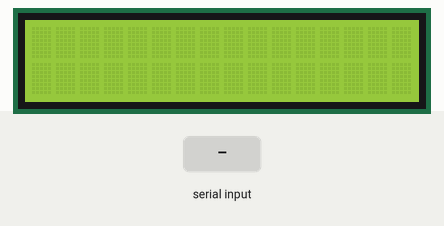
Simulated run of this sketch. Board: Arduino Uno, built with avr-gcc and run on an emulated ATmega328P. On the bench: 16×2 character LCD. The inputs (shaded band) are chosen by the test bench.

Above: at 1.2 s.
1.3 s: " \n" received over Serial
At 2.5 s:
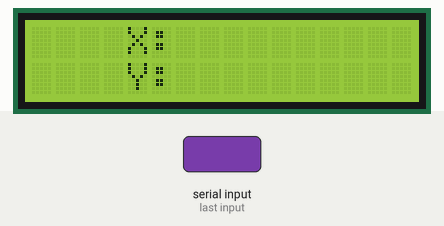
2.9 s: "1\n" received over Serial
At 3.8 s:
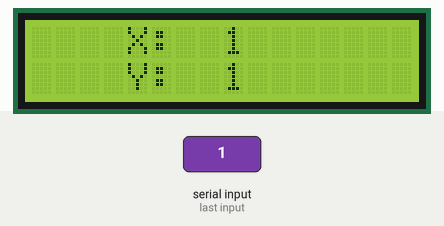
Timing chart, 0 to 5.9 s (numbered marks = the images above; inputs shaded):
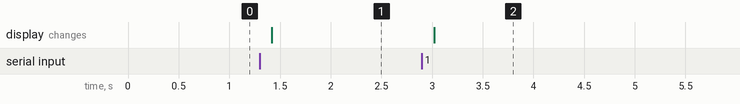

The sketch:

LCD_2x16.ino
```cpp
#include  <Wire.h>
#include  <LiquidCrystal_I2C.h>

LiquidCrystal_I2C lcd(0x27,16,2);  // set the LCD address to 0x27 for a 16 chars and 2 line display

void setup()
{
  lcd.init();                      // initialize the lcd
  lcd.backlight();
  Serial.begin(9600);
}

void loop()
{
  // when characters arrive over the serial port...
  if (Serial.available()) {

    // wait a bit for the entire message to arrive
    delay(100);


    // clear the screen
    lcd.clear();
    // read all the available characters
    String line = "";
    while (Serial.available() > 0) {
      char ch = Serial.read();
      if (ch != '\n') line += ch;
//      // display each character to the LCD
//      lcd.write(Serial.read());
    }

    int index = line.indexOf(" ");
    String x = line.substring(0, index);
    String y = line.substring(index+1);

    char x_str[10];
    char y_str[10];
    x.toCharArray(x_str, 10);
    y.toCharArray(y_str, 10);
//    char str[10];
//    line.toCharArray(str, 10);
//    lcd.printstr(str);
    lcd.setCursor(0, 0);
    lcd.printstr("    X:  ");
    lcd.printstr(x_str);
    lcd.setCursor(0, 1);
    lcd.printstr("    Y:  ");
    lcd.printstr(y_str);
  }
}
```

Measured:
- after the input at 1.3 s, the display: changes after 0.12 s (image 1)
- after the input at 2.9 s, the display: changes after 0.12 s (image 2)
